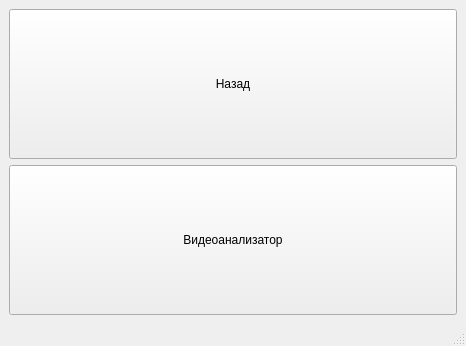
<?xml version="1.0" encoding="UTF-8"?>
<ui version="4.0">
 <class>MainWindow</class>
 <widget class="QMainWindow" name="MainWindow">
  <property name="geometry">
   <rect>
    <x>0</x>
    <y>0</y>
    <width>466</width>
    <height>346</height>
   </rect>
  </property>
  <property name="windowTitle">
   <string>Инструменты разработчиков</string>
  </property>
  <widget class="QWidget" name="centralwidget">
   <layout class="QVBoxLayout" name="verticalLayout">
    <item>
     <widget class="QPushButton" name="pushButton_back">
      <property name="sizePolicy">
       <sizepolicy hsizetype="Expanding" vsizetype="Expanding">
        <horstretch>0</horstretch>
        <verstretch>0</verstretch>
       </sizepolicy>
      </property>
      <property name="text">
       <string>Назад</string>
      </property>
     </widget>
    </item>
    <item>
     <widget class="QPushButton" name="pushButton_video_analyzer">
      <property name="sizePolicy">
       <sizepolicy hsizetype="Expanding" vsizetype="Expanding">
        <horstretch>0</horstretch>
        <verstretch>0</verstretch>
       </sizepolicy>
      </property>
      <property name="text">
       <string>Видеоанализатор</string>
      </property>
     </widget>
    </item>
   </layout>
  </widget>
  <widget class="QMenuBar" name="menubar">
   <property name="geometry">
    <rect>
     <x>0</x>
     <y>0</y>
     <width>466</width>
     <height>18</height>
    </rect>
   </property>
  </widget>
  <widget class="QStatusBar" name="statusbar"/>
 </widget>
 <resources/>
 <connections/>
</ui>
